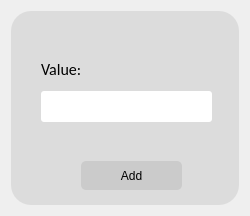
                   <widget class="QWidget" name="page_4">
                    <property name="geometry">
                     <rect>
                      <x>0</x>
                      <y>0</y>
                      <width>250</width>
                      <height>216</height>
                     </rect>
                    </property>
                    <attribute name="label">
                     <string>Add node</string>
                    </attribute>
                    <layout class="QGridLayout" name="gridLayout">
                     <item row="0" column="0">
                      <widget class="QFrame" name="frame_4">
                       <property name="styleSheet">
                        <string notr="true">background-color: rgba(0, 0, 0, 20);
border-radius:20px;</string>
                       </property>
                       <property name="frameShape">
                        <enum>QFrame::StyledPanel</enum>
                       </property>
                       <property name="frameShadow">
                        <enum>QFrame::Raised</enum>
                       </property>
                       <widget class="QPushButton" name="add_node_pushButton">
                        <property name="geometry">
                         <rect>
                          <x>70</x>
                          <y>150</y>
                          <width>101</width>
                          <height>29</height>
                         </rect>
                        </property>
                        <property name="cursor">
                         <cursorShape>PointingHandCursor</cursorShape>
                        </property>
                        <property name="styleSheet">
                         <string notr="true">border-radius:5px;</string>
                        </property>
                        <property name="text">
                         <string>Add</string>
                        </property>
                       </widget>
                       <widget class="QLabel" name="label_4">
                        <property name="geometry">
                         <rect>
                          <x>30</x>
                          <y>50</y>
                          <width>61</width>
                          <height>16</height>
                         </rect>
                        </property>
                        <property name="font">
                         <font>
                          <family>Calibri</family>
                          <pointsize>12</pointsize>
                         </font>
                        </property>
                        <property name="styleSheet">
                         <string notr="true">background-color: rgb(255, 255, 255,0);</string>
                        </property>
                        <property name="text">
                         <string>Value:</string>
                        </property>
                       </widget>
                       <widget class="QTextEdit" name="new_node_textEdit">
                        <property name="geometry">
                         <rect>
                          <x>30</x>
                          <y>80</y>
                          <width>171</width>
                          <height>31</height>
                         </rect>
                        </property>
                        <property name="styleSheet">
                         <string notr="true">background-color: rgb(255, 255, 255);
border-radius:3px;
font: 12pt &quot;Calibri&quot;;</string>
                        </property>
                       </widget>
                       <zorder>label_4</zorder>
                       <zorder>add_node_pushButton</zorder>
                       <zorder>new_node_textEdit</zorder>
                      </widget>
                     </item>
                    </layout>
                   </widget>
